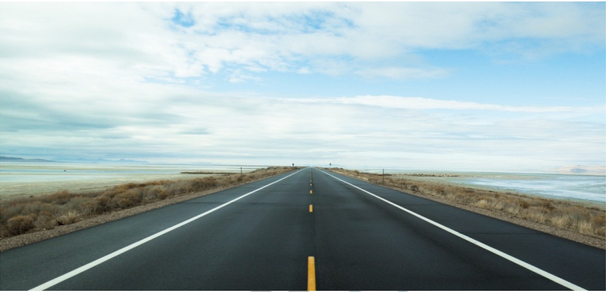
#> input picture q2/images/img.png, 606 x 292 px
$ jupyter execute q2.ipynb
#> lines starting #> are read from the running program, lines starting #| are printed output that depends on the picture; after the words box and inside, x2 and y2 are one past the last pixel; in counts of white or black regions, pixels touching at a corner belong together
[cell 1]
import cv2
import numpy as np
import matplotlib.pyplot as plt

Basic Image Preprocessing

[cell 2]
img = cv2.imread('images/img.png')
#> img is the input picture: shape (292, 606, 3); mean B, G, R 173.4, 171.3, 154.4
img = cv2.cvtColor(img, cv2.COLOR_BGR2RGB)
plt.imshow(img)
plt.show()

[cell 3]
img = cv2.bilateralFilter(img,15,15,75) # Blurring Image to reduce noise
plt.imshow(img)

[cell 4]
gray = cv2.cvtColor(img, cv2.COLOR_RGB2GRAY) #grayscale conversion

[cell 5]
thresh = cv2.threshold(gray, 127, 255, cv2.THRESH_OTSU)[1] # thresholding
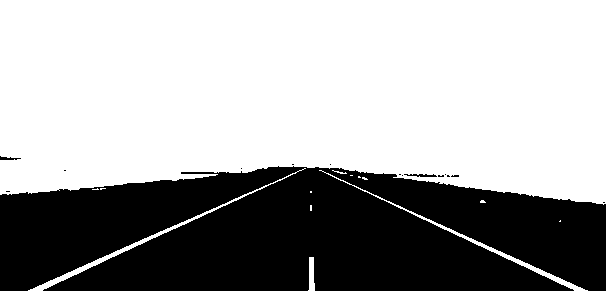
#> thresh: shape (292, 606); 64.2% white; 15 black regions (12 under 20 px), largest, box (x1, y1, x2, y2) and area: (0, 166, 606, 291) 63264, (404, 174, 437, 177) 65, (0, 156, 21, 160) 46
plt.imshow(thresh, cmap='gray')

[cell 6]
bthresh = cv2.GaussianBlur(thresh, (3, 3), 0)
plt.imshow(bthresh, cmap='gray')

[cell 7]
dthresh = cv2.threshold(bthresh, 127, 255, cv2.THRESH_OTSU + cv2.THRESH_BINARY)[1]
#> dthresh: shape (292, 606); 63.8% white; 7 black regions (4 under 20 px), largest, box (x1, y1, x2, y2) and area: (0, 166, 606, 292) 63888, (405, 174, 436, 177) 65, (0, 156, 20, 160) 46
plt.imshow(dthresh, cmap='gray') # first thresholded image

**Creating Yellow Mask**

[cell 8]
lower_yellow = np.array([15, 100, 100], dtype=np.uint8)
upper_yellow = np.array([35, 255, 255], dtype=np.uint8)
hsv = cv2.cvtColor(img, cv2.COLOR_RGB2HSV)
#> hsv: shape (292, 606, 3); mean H, S, V 85.8, 42.1, 177.1
yellow = cv2.inRange(hsv, lower_yellow, upper_yellow)
#> yellow: shape (292, 606); 0.29% white; 23 white regions (17 under 20 px), largest, box (x1, y1, x2, y2) and area: (307, 257, 316, 291) 244, (114, 184, 133, 196) 121, (309, 205, 313, 212) 26, (154, 181, 164, 185) 24, (14, 215, 27, 220) 21, (594, 217, 606, 221) 20
plt.imshow(hsv)

[cell 9]
plt.imshow(yellow)

[cell 10]
yellow_mask = cv2.bitwise_and(yellow, yellow, mask=dthresh)
#> yellow_mask: shape (292, 606); 0.11% white; 3 white regions (2 under 20 px), largest, box (x1, y1, x2, y2) and area: (308, 257, 315, 291) 179
plt.imshow(yellow_mask, cmap='gray')
yellow_mask_inv = cv2.bitwise_not(yellow_mask)

**Creating White Mask**

[cell 11]
bright = cv2.threshold(gray, 190, 255, cv2.THRESH_BINARY)[1]
#> bright: shape (292, 606); 59% white; 42 black regions (24 under 20 px), largest, box (x1, y1, x2, y2) and area: (0, 163, 606, 291) 67930, (0, 146, 110, 163) 1149, (0, 115, 108, 132) 923
plt.imshow(bright, cmap='gray')

[cell 12]
bright = cv2.dilate(bright, None, iterations=3)
#> bright: shape (292, 606); 66% white; 10 black regions (1 under 20 px), largest, box (x1, y1, x2, y2) and area: (0, 169, 606, 288) 59164, (0, 150, 71, 160) 400, (0, 118, 28, 129) 202
bright = cv2.erode(bright, None, iterations=2) # to smoothen the boundaries
#> bright: shape (292, 606); 62.4% white; 10 black regions, largest, box (x1, y1, x2, y2) and area: (0, 167, 606, 290) 64324, (0, 148, 73, 162) 750, (0, 116, 30, 131) 346
plt.imshow(bright, cmap='gray') # second thresholded image

[cell 13]
dthresh = cv2.bitwise_and(yellow_mask_inv, dthresh) #removing yellow part
#> dthresh: shape (292, 606); 63.7% white; 7 black regions (4 under 20 px), largest, box (x1, y1, x2, y2) and area: (0, 166, 606, 292) 64083, (405, 174, 436, 177) 65, (0, 156, 20, 160) 46
plt.imshow(dthresh, cmap='gray')

[cell 14]
bright = cv2.bitwise_and(bright, yellow_mask_inv)
#> bright: shape (292, 606); 62.3% white; 10 black regions, largest, box (x1, y1, x2, y2) and area: (0, 167, 606, 291) 64331, (0, 148, 73, 162) 750, (0, 116, 30, 131) 346
plt.imshow(bright, cmap='gray')

[cell 15]
bright_inv = cv2.bitwise_not(bright)
d_region = cv2.bitwise_and(dthresh, bright_inv) # region having noise due to environment
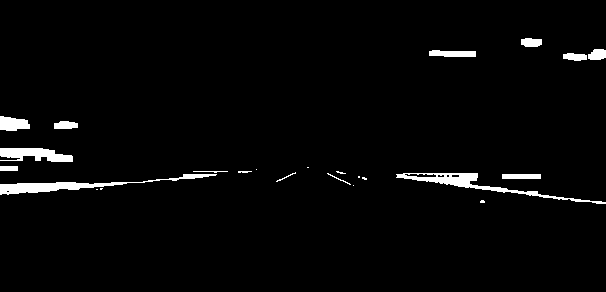
#> d_region: shape (292, 606); 2.6% white; 24 white regions (9 under 20 px), largest, box (x1, y1, x2, y2) and area: (0, 174, 217, 195) 1101, (396, 173, 606, 204) 1081, (0, 148, 73, 162) 704
plt.imshow(d_region, cmap='gray')

[cell 16]
def remove_noise(image):
    # Applied morphological opening (erosion followed by dilation)
    kernel = np.ones((3, 3), np.uint8)
    cleaned = cv2.morphologyEx(image, cv2.MORPH_OPEN, kernel, iterations=1)
#> cleaned: shape (292, 606); 62.3% white; 9 black regions

    # Finding contours and removing small areas
    contours, _ = cv2.findContours(cleaned, cv2.RETR_EXTERNAL, cv2.CHAIN_APPROX_SIMPLE)
#> contours = 3 contours; box (x1, y1, x2, y2) and area: (0, 0, 606, 202) 106147, (0, 181, 308, 292) 1536, (315, 185, 606, 292) 1412
    for cnt in contours:
        if cv2.contourArea(cnt) < 50:
            cv2.drawContours(cleaned, [cnt], -1, 0, -1)  # Filling small noise with black
#> this loop made 3 passes

    return cleaned

[cell 17]
def getHoughLines(thresh_img):
    edges = cv2.Canny(thresh_img, 100, 150) # canny edge detection
#> edges: shape (292, 606); 0.99% white in thin lines or dots, all inside (x1, y1, x2, y2) = (0, 156, 606, 292)

    # Finding contours
    contours, _ = cv2.findContours(edges, cv2.RETR_EXTERNAL, cv2.CHAIN_APPROX_SIMPLE)
#> contours = 109 contours, all with area under 20

    # Creating a mask
    mask = np.ones_like(thresh_img) * 255

    # Filtering contours based on Y-coordinate (removing those near the top)
    for cnt in contours:
        if cv2.boundingRect(cnt)[1] < 50:  # Remove contours in the upper 50 pixels
            cv2.drawContours(mask, [cnt], -1, (0,), thickness=cv2.FILLED)
#> this loop made 109 passes
#> cnt on passes 3, 5, 6, 7, 8, 11, 13, 14, 15, 16, 17, 18: [[406, 211]], [[404, 210]], [[407, 209]], [[402, 209]], [[405, 208]], [[393, 205]], [[391, 204]], [[394, 203]], [[389, 203]], [[392, 202]], [[387, 202]], [[390, 201]]
#> mask: shape (292, 606); every value is 255

    # Applying mask to remove unwanted edges
    filtered_edges = cv2.bitwise_and(edges, edges, mask=mask)
    mask_d = np.zeros_like(filtered_edges)
    lines = cv2.HoughLinesP(filtered_edges, 1, np.pi / 180, 68, minLineLength=50, maxLineGap=250)
#> lines = [[27, 290, 305, 166], [309, 167, 572, 289], [311, 167, 588, 290], [43, 290, 307, 167], [0, 194, 320, 167], [332, 167, 580, 201], [316, 166, 505, 192]]
    if lines is not None:
        for line in lines:
            x1, y1, x2, y2 = line[0]
            cv2.line(mask_d, (x1, y1), (x2, y2), (255, 255, 255), 2)
#> this loop made 7 passes
#> mask_d: shape (292, 606); 2.8% white; 1 white region, box (x1, y1, x2, y2) and area: (0, 165, 590, 292) 4882
    return mask_d

[cell 18]
bright = remove_noise(bright)
plt.imshow(bright, cmap='gray')

[cell 19]
h_d = getHoughLines(dthresh)
h_b = getHoughLines(bright) # lines of thresholded images
#> in getHoughLines (call 2), `edges = cv2.Canny(thresh_img, 100, 150)`: edges: shape (292, 606); 1.6% white in thin lines or dots, all inside (x1, y1, x2, y2) = (0, 37, 606, 292)
#> in getHoughLines (call 2), `contours, _ = cv2.findContours(edges, cv2.RETR_EXTERNAL, cv2.CHAIN_APP..`: contours = 11 contours, 7 with area under 20; largest, box (x1, y1, x2, y2) and area: (428, 49, 476, 57) 270, (501, 173, 541, 179) 192, (520, 37, 542, 47) 161, (53, 120, 78, 129) 158
#> the loop in getHoughLines (call 2), `for cnt in contours:` made 11 passes
#> after the loop in getHoughLines (call 2), `for cnt in contours:`:
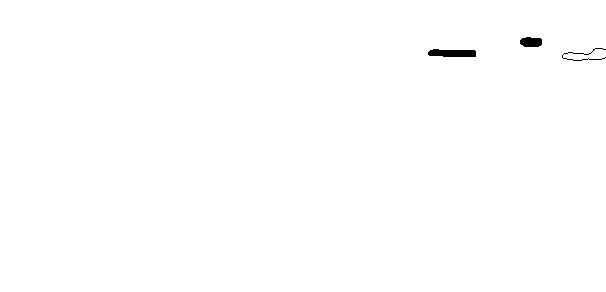
#> mask: shape (292, 606); 99.7% white; 3 black regions, box (x1, y1, x2, y2) and area: (428, 49, 476, 57) 322, (520, 37, 542, 47) 187, (562, 48, 606, 61) 90
#> in getHoughLines (call 2), `filtered_edges = cv2.bitwise_and(edges, edges, mask=mask)`:
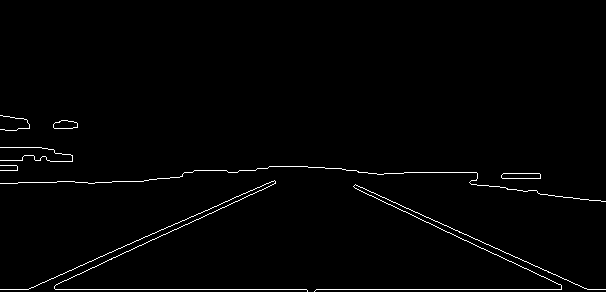
#> filtered_edges: shape (292, 606); 1.4% white in thin lines or dots, all inside (x1, y1, x2, y2) = (0, 115, 606, 292)
#> in getHoughLines (call 2), `lines = cv2.HoughLinesP(filtered_edges, 1, np.pi / 180, 68, minLineLen..`: lines = [[0, 289, 605, 289], [30, 288, 305, 166], [306, 166, 561, 285], [314, 167, 586, 288], [54, 286, 310, 167], [0, 183, 143, 181], [184, 172, 476, 172], [56, 284, 275, 182], [392, 173, 590, 200], [0, 170, 356, 170], [477, 174, 539, 173], [0, 160, 540, 178]]
#> the loop in getHoughLines (call 2), `for line in lines:` made 12 passes
#> after the loop in getHoughLines (call 2), `for line in lines:`: mask_d: shape (292, 606); 5.1% white; 2 white regions, box (x1, y1, x2, y2) and area: (0, 159, 606, 291) 8628, (0, 180, 145, 185) 433
plt.imshow(h_d, cmap='gray')

[cell 20]
plt.imshow(h_b, cmap='gray')

[cell 21]
h_r = getHoughLines(d_region) #unwanted lines
#> in getHoughLines (call 3), `edges = cv2.Canny(thresh_img, 100, 150)`:
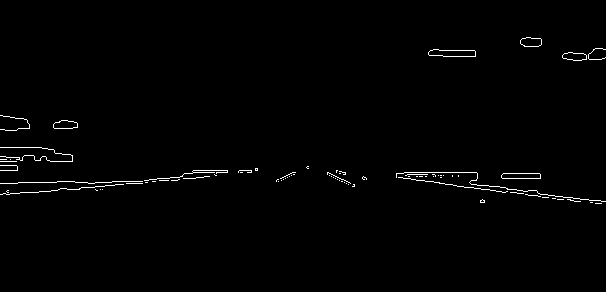
#> edges: shape (292, 606); 1% white in thin lines or dots, all inside (x1, y1, x2, y2) = (0, 37, 606, 204)
#> in getHoughLines (call 3), `contours, _ = cv2.findContours(edges, cv2.RETR_EXTERNAL, cv2.CHAIN_APP..`: contours = 80 contours, 75 with area under 20; largest, box (x1, y1, x2, y2) and area: (428, 49, 476, 57) 270, (501, 173, 541, 179) 192, (520, 37, 542, 47) 161, (53, 120, 78, 129) 158, (562, 52, 587, 61) 148
#> the loop in getHoughLines (call 3), `for cnt in contours:` made 80 passes
#> cnt on passes 1, 2, 4, 6, 7, 11, 12, 13, 15, 17, 18, 19: [[595, 203], [601, 203]], [[590, 202], [592, 202]], [[557, 199], [563, 199]], [[552, 198], [555, 198]], [[542, 197], [548, 197]], [[102, 189]], [[100, 189]], [[95, 189], [96, 190], [97, 190], [96, 190]], [[348, 184]], [[346, 183]], [[126, 183], [142, 183]], [[344, 182]]
#> after the loop in getHoughLines (call 3), `for cnt in contours:`: mask: shape (292, 606); 99.7% white; 3 black regions, box (x1, y1, x2, y2) and area: (428, 49, 476, 57) 322, (520, 37, 542, 47) 187, (588, 48, 606, 60) 40
#> in getHoughLines (call 3), `filtered_edges = cv2.bitwise_and(edges, edges, mask=mask)`:
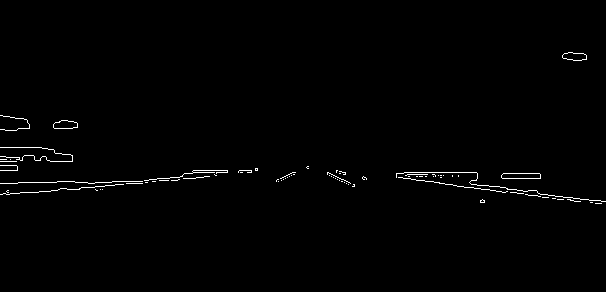
#> filtered_edges: shape (292, 606); 0.89% white in thin lines or dots, all inside (x1, y1, x2, y2) = (0, 52, 606, 204)
#> in getHoughLines (call 3), `lines = cv2.HoughLinesP(filtered_edges, 1, np.pi / 180, 68, minLineLen..`: lines = [[0, 183, 540, 174], [193, 172, 476, 172], [0, 194, 308, 168], [0, 159, 540, 178], [329, 173, 603, 201], [18, 182, 539, 173], [0, 170, 337, 170]]
#> the loop in getHoughLines (call 3), `for line in lines:` made 7 passes
#> after the loop in getHoughLines (call 3), `for line in lines:`:
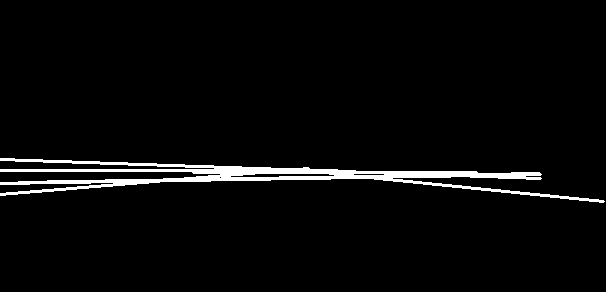
#> mask_d: shape (292, 606); 3.4% white; 1 white region, box (x1, y1, x2, y2) and area: (0, 158, 605, 203) 6026
h_r = cv2.dilate(h_r, None, iterations=2)
#> h_r: shape (292, 606); 6.4% white; 1 white region, box (x1, y1, x2, y2) and area: (0, 156, 606, 205) 11328
plt.imshow(h_r, cmap='gray')

[cell 22]
#bitwise operations to get mask
white_mask = cv2.bitwise_and(h_d, cv2.bitwise_not(d_region))
#> white_mask: shape (292, 606); 2.2% white in thin lines or dots, all inside (x1, y1, x2, y2) = (0, 165, 590, 292)
white_mask = cv2.bitwise_and(white_mask, cv2.bitwise_not(h_r))
#> white_mask: shape (292, 606); 1.5% white in thin lines or dots, all inside (x1, y1, x2, y2) = (26, 165, 590, 292)
white_mask = cv2.bitwise_and(white_mask, h_b)
#> white_mask: shape (292, 606); 1.2% white in thin lines or dots, all inside (x1, y1, x2, y2) = (26, 181, 590, 291)

[cell 23]
plt.imshow(white_mask, cmap='gray')

[cell 24]
#removing noise from mask
white_mask_d = cv2.GaussianBlur(white_mask, (9, 9), 0)
white_mask_d = cv2.threshold(white_mask_d, 127, 255, cv2.THRESH_OTSU)[1]
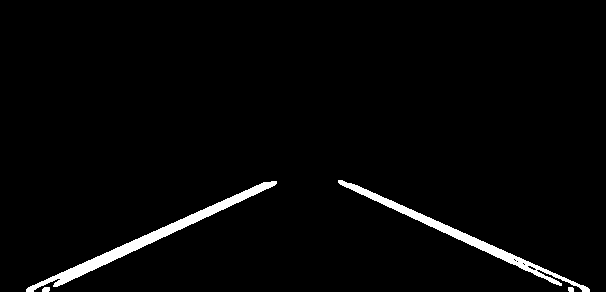
#> white_mask_d: shape (292, 606); 2.6% white; 4 white regions, box (x1, y1, x2, y2) and area: (26, 181, 277, 292) 2437, (338, 180, 590, 292) 2023, (42, 287, 50, 292) 36, (568, 287, 574, 292) 28
plt.imshow(white_mask_d, cmap='gray')

[cell 25]
white_mask_f = remove_noise(white_mask_d)
#> in remove_noise (call 2), `cleaned = cv2.morphologyEx(image, cv2.MORPH_OPEN, kernel, iterations=1)`: cleaned: shape (292, 606); 2.6% white; 4 white regions
#> in remove_noise (call 2), `contours, _ = cv2.findContours(cleaned, cv2.RETR_EXTERNAL, cv2.CHAIN_A..`: contours = 4 contours, 1 with area under 20; largest, box (x1, y1, x2, y2) and area: (26, 181, 277, 292) 2174, (338, 180, 590, 292) 1762, (42, 287, 50, 292) 26
#> the loop in remove_noise (call 2), `for cnt in contours:` made 4 passes
#> after the loop in remove_noise (call 2), `for cnt in contours:`: cleaned: shape (292, 606); 2.5% white; 2 white regions, box (x1, y1, x2, y2) and area: (26, 181, 277, 292) 2435, (338, 180, 590, 292) 2023
plt.imshow(white_mask_f, cmap='gray')

[cell 26]
overlap_arr = np.where(white_mask_f > gray)
#> overlap_arr = 4442 positions, rows 180 to 290, columns 26 to 589
overlap_w = img.copy()
overlap_w[overlap_arr] = 255
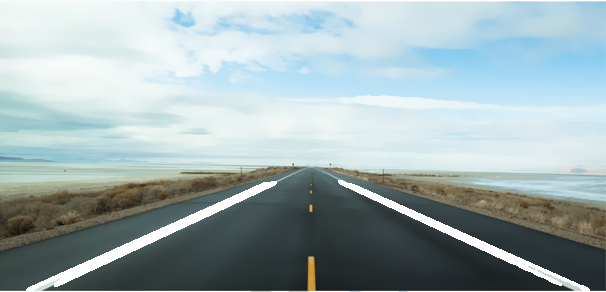
#> overlap_w: shape (292, 606, 3); mean R, G, B 157.9, 174.5, 176.6
plt.imshow(overlap_w)

[cell 27]
overlap_arr_y = np.where(yellow_mask > 0)
#> overlap_arr_y = 195 positions, rows 191 to 290, columns 308 to 314
overlap_w_y = overlap_w.copy()
overlap_w_y[overlap_arr_y] = [255, 255, 0]
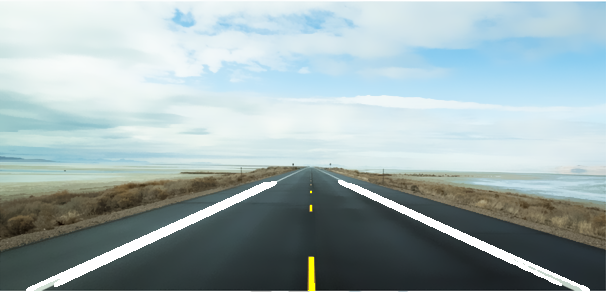
#> overlap_w_y: shape (292, 606, 3); 0.11% of pixels changed, all inside (x1, y1, x2, y2) = (308, 191, 315, 291)
plt.imshow(overlap_w_y)
overlap_w_y = cv2.cvtColor(overlap_w_y, cv2.COLOR_RGB2BGR)

Saving Submission Images

[cell 28]
yellow_mask_final = np.zeros_like(img)
yellow_mask_final[overlap_arr_y] = [0 ,255, 255]
cv2.imwrite('./images/yellow_mask.png', yellow_mask_final)
#> Out = True

[cell 29]
cv2.imwrite('./images/white_mask.png', white_mask_f)
#> Out = True

[cell 30]
cv2.imwrite('./images/processed.png', overlap_w_y)
#> Out = True
